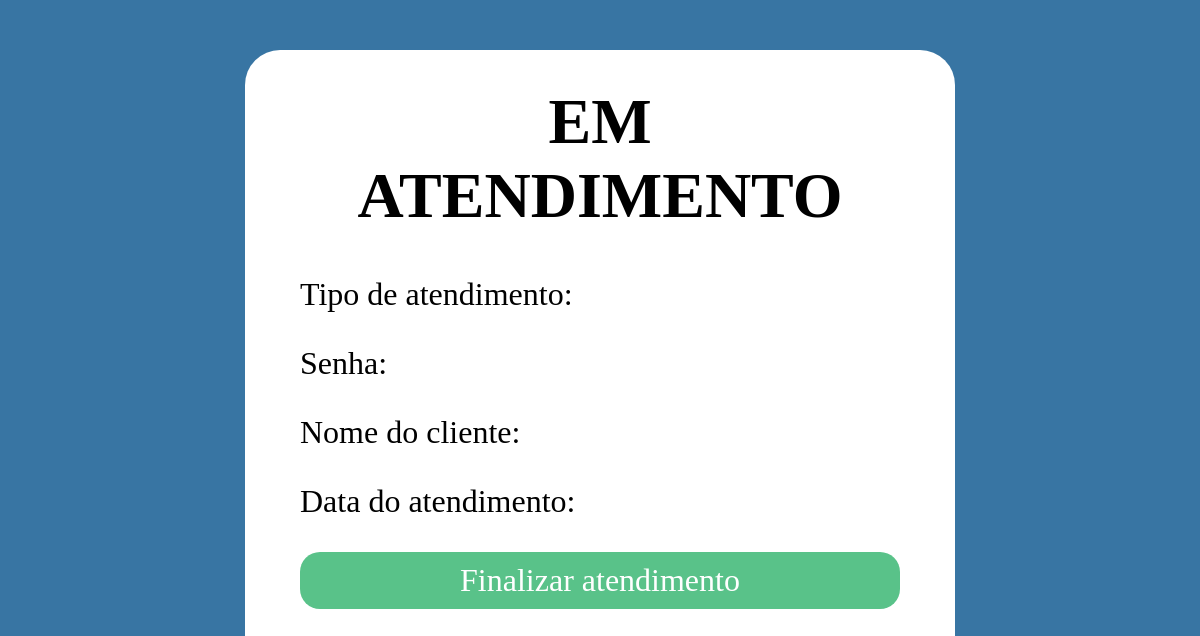
Before: /em-atendimento/93/ (signed in) with the older database file.
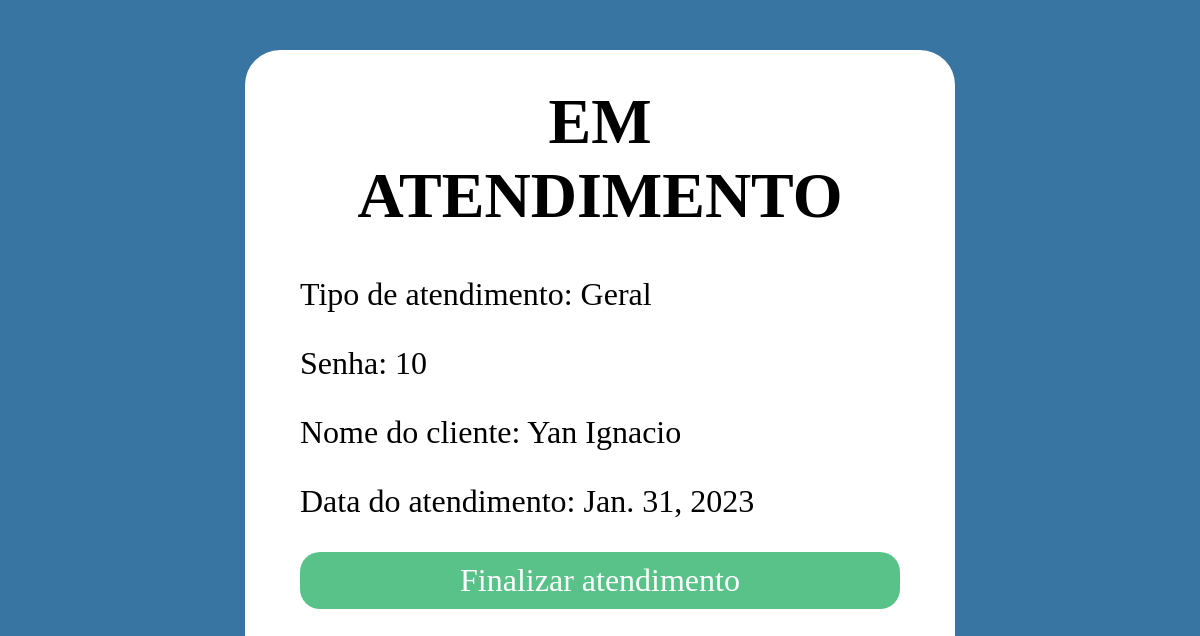
After: the same page with the newer database file.
### atendimento/models.py (models this page shows, shortened)
class Atendimento(models.Model):
    nome_cliente = models.CharField(max_length=255, verbose_name='Digite seu nome')
    data_atendimento = models.DateField(auto_now_add=True)
    status_atendimento = models.CharField(max_length=255, default='fila')
    numero_senha = models.IntegerField()
    atendente = models.ForeignKey(Atendente, on_delete=models.PROTECT, null=True,blank= True)
    tipo_atendimento = models.ForeignKey(TipoAtendimento, on_delete=models.CASCADE)
    def emAtendimento(self):
        self.status_atendimento = 'em atendimento'
        self.save()

class TipoAtendimento(models.Model):
    prefixo = models.CharField(max_length=4)
    nome = models.CharField(max_length=100)
    descricao = models.CharField(max_length=255)

### atendimento/views.py (the view)
# urls.py: path('em-atendimento/<id>/', views.emAtendimento, name='em-atendimento'),
@login_required
def emAtendimento(request, id):
    try:
        atendimento = Atendimento.objects.get(id=id)
        atendimento.emAtendimento()
        context={
        'senha': atendimento,
        }
    except:
        context={
        'senha': '',
        }
    return render(request, 'em-atendimento.html', context)

### atendimento/templates/em-atendimento.html (shortened to what this page needs)
{% extends 'template.html' %}
{% block content %}
  <h1>EM ATENDIMENTO</h1>
  <p>Tipo de atendimento: {{ senha.tipo_atendimento.nome }}</p>
  <p>Senha: {{ senha.numero_senha }}</p>
  <p>Nome do cliente: {{ senha.nome_cliente }}</p>
  <p>Data do atendimento: {{ senha.data_atendimento }}</p>
  <a href="/finalizar-atendimento/{{senha.id}}/{{prefixo}}">Finalizar atendimento</a>
{% endblock %}

Changed rows visible on the page:
added Atendimento: tipo_atendimento.nome "Geral", numero_senha "10", nome_cliente "Yan Ignacio", data_atendimento "Jan. 31, 2023"
